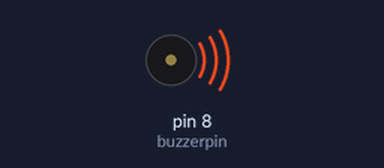
Simulated run of this sketch. Board: Arduino Uno, built with avr-gcc and run on an emulated ATmega328P. Parts: buzzer (waves = sounding, pin HIGH).

Above: at 0.1 s.
Timing chart, 0 to 3.0 s (numbered marks = the images above):
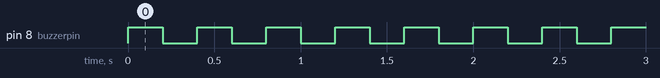

Measured:
- by itself, pin 8 (buzzerpin): alternates HIGH for 0.20 s and LOW for 0.20 s

The sketch:

Buzzer.ino
```cpp
int buzzerpin=8;
void setup()
{
  pinMode(8,OUTPUT);

  // put your setup code here, to run once:

}

void loop()
{
  digitalWrite(8, HIGH);
  delay(200);
  digitalWrite(8, LOW);
  delay(200);
  // put your main code here, to run repeatedly:

}
```
